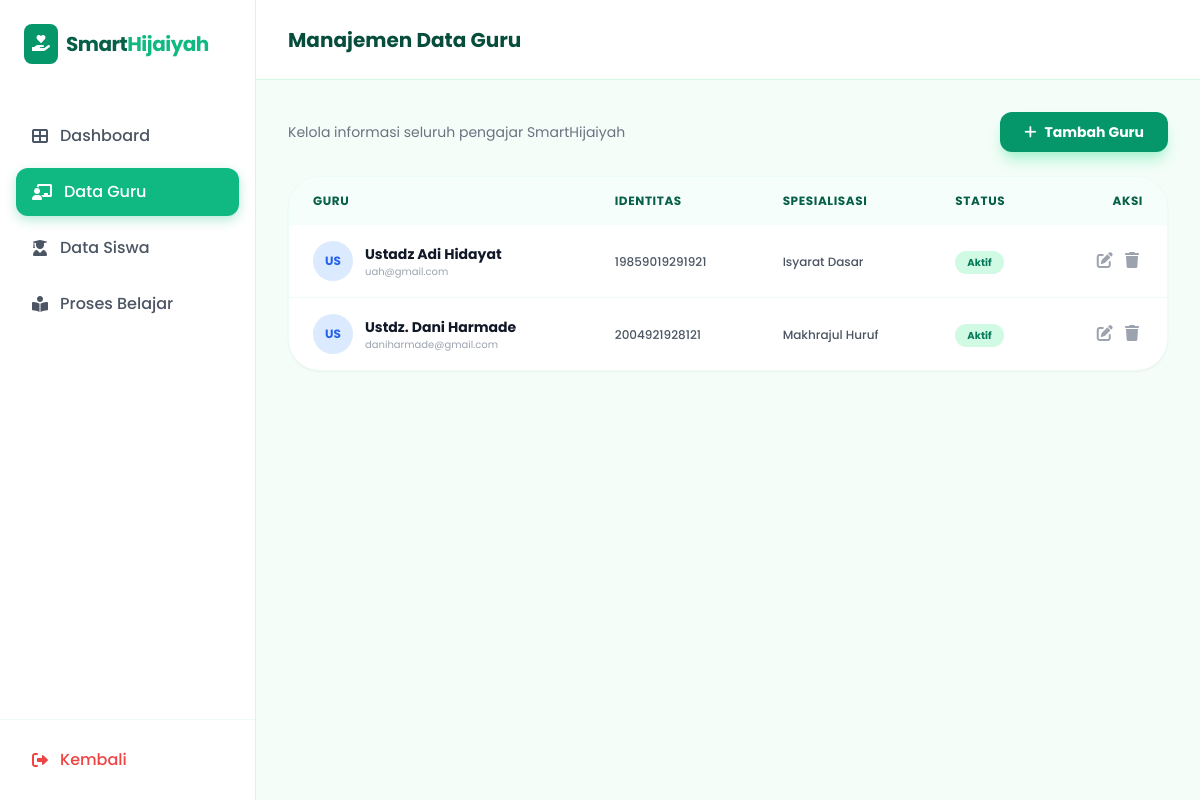
Before: /data-guru with the older database file.
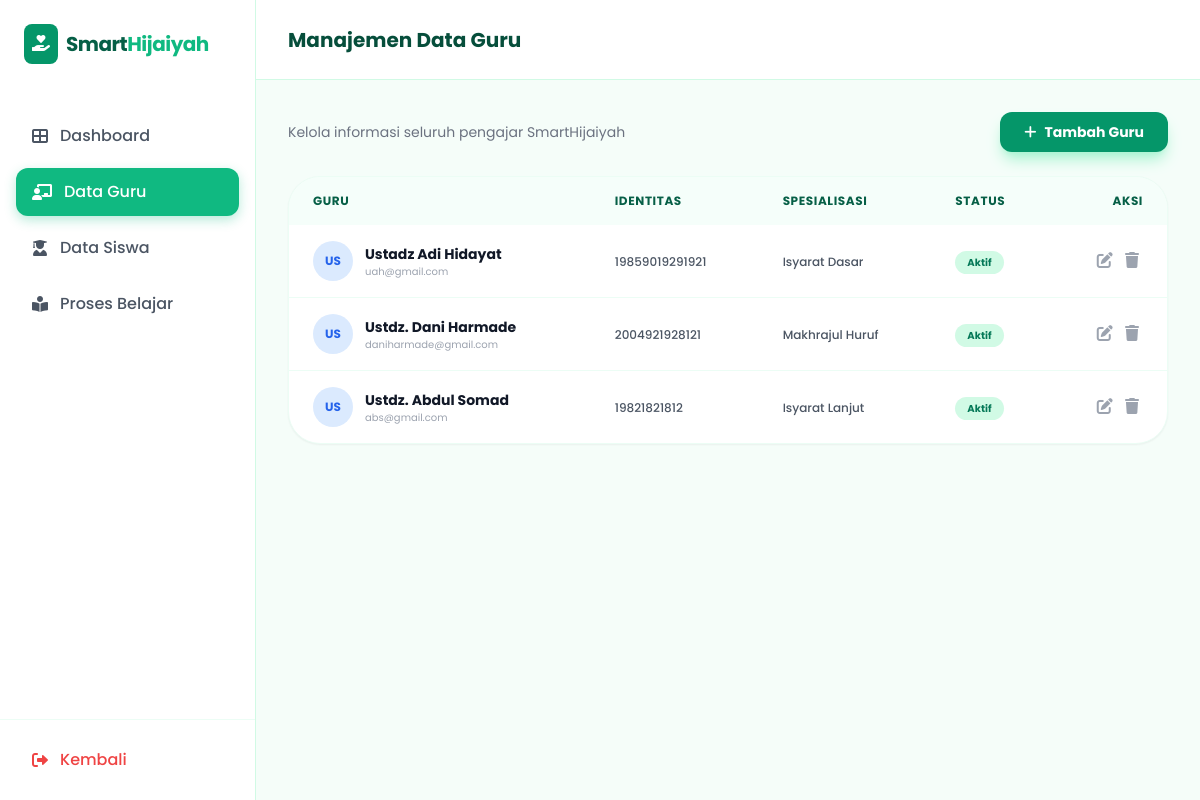
After: the same page with the newer database file.
### tables this page shows
CREATE TABLE guru (
            id INTEGER PRIMARY KEY AUTOINCREMENT,
            nama TEXT NOT NULL,
            nip TEXT NOT NULL,
            email TEXT NOT NULL,
            spesialisasi TEXT NOT NULL,
            status TEXT NOT NULL
        );

### app.py (the view)
@app.route('/data-guru')
def data_guru():
    conn = get_db_connection()
    gurus = conn.execute('SELECT * FROM guru').fetchall()
    conn.close()
    return render_template('dashboard/data-guru.html', gurus=gurus)

### app.py (called while the page is built)
def get_db_connection():
    conn = sqlite3.connect(DATABASE)
    conn.row_factory = sqlite3.Row
    return conn

### templates/dashboard/data-guru.html (shortened to what this page needs)
<!doctype html>
<html lang="id">
  <head>
    <script src="https://cdn.tailwindcss.com"></script>
    <link
      rel="stylesheet"
      href="https://cdnjs.cloudflare.com/ajax/libs/font-awesome/6.0.0/css/all.min.css"
    />
  </head>
  <body class="bg-emerald-50/50 text-gray-800 overflow-hidden">
    <div class="flex h-screen">
      <aside
        class="w-64 bg-white border-r border-emerald-100 flex flex-col hidden md:flex"
      >
        <div class="p-6">
          <div class="flex items-center space-x-2">
            <div class="bg-emerald-600 p-2 rounded-lg text-white">
              <i class="fas fa-hand-holding-heart"></i>
            </div>
            <span class="text-xl font-bold text-emerald-800 tracking-tight"
              >Smart<span class="text-emerald-500">Hijaiyah</span></span
            >
          </div>
        </div>
        <nav class="mt-6 px-4 flex-grow space-y-2">
          <a
            href="/dashboard"
            class="w-full flex items-center space-x-3 px-4 py-3 rounded-xl transition duration-200 text-gray-600 hover:bg-emerald-50"
          >
            <i class="fas fa-th-large"></i>
            <span class="font-medium">Dashboard</span>
          </a>
          <a
            href="/data-guru"
            class="w-full flex items-center space-x-3 px-4 py-3 rounded-xl transition duration-200 active-link"
          >
            <i class="fas fa-chalkboard-teacher"></i>
            <span class="font-medium">Data Guru</span>
          </a>
          <a
            href="/data-siswa"
            class="w-full flex items-center space-x-3 px-4 py-3 rounded-xl transition duration-200 text-gray-600 hover:bg-emerald-50"
          >
            <i class="fas fa-user-graduate"></i>
            <span class="font-medium">Data Siswa</span>
          </a>
          <a
            href="/proses-belajar"
            class="w-full flex items-center space-x-3 px-4 py-3 rounded-xl transition duration-200 text-gray-600 hover:bg-emerald-50"
          >
            <i class="fas fa-book-reader"></i>
            <span class="font-medium">Proses Belajar</span>
          </a>
        </nav>
        <div class="p-4 border-t border-emerald-50">
          <a
            href="/"
            class="w-full flex items-center space-x-3 px-4 py-3 rounded-xl text-red-500 hover:bg-red-50 transition"
          >
            <i class="fas fa-sign-out-alt"></i>
            <span class="font-medium">Kembali</span>
          </a>
        </div>
      </aside>
      <main class="flex-grow flex flex-col h-full overflow-hidden">
        <header
          class="h-20 bg-white border-b border-emerald-100 flex items-center justify-between px-8 shrink-0"
        >
          <h2 class="text-xl font-bold text-emerald-900">
            Manajemen Data Guru
          </h2>
        </header>
        <div class="p-8 overflow-y-auto custom-scrollbar flex-grow">
          <div class="space-y-6">
            <div class="flex justify-between items-center">
              <div>
                <p class="text-gray-500 text-sm">
                  Kelola informasi seluruh pengajar SmartHijaiyah
                </p>
              </div>
              <button
                onclick="toggleModal('modal-tambah-guru')"
                class="bg-emerald-600 hover:bg-emerald-700 text-white px-6 py-2.5 rounded-xl font-bold text-sm shadow-lg shadow-emerald-200 transition flex items-center"
              >
                <i class="fas fa-plus mr-2"></i> Tambah Guru
              </button>
            </div>
            <div
              class="bg-white rounded-[2rem] border border-emerald-50 shadow-sm overflow-hidden"
            >
              <table class="w-full text-left">
                <thead class="bg-emerald-50/50">
                  <tr>
                    <th
                      class="px-6 py-4 text-xs font-bold text-emerald-800 uppercase tracking-wider"
                    >
                      Guru
                    </th>
                    <th
                      class="px-6 py-4 text-xs font-bold text-emerald-800 uppercase tracking-wider"
                    >
                      Identitas
                    </th>
                    <th
                      class="px-6 py-4 text-xs font-bold text-emerald-800 uppercase tracking-wider"
                    >
                      Spesialisasi
                    </th>
                    <th
                      class="px-6 py-4 text-xs font-bold text-emerald-800 uppercase tracking-wider"
                    >
                      Status
                    </th>
                    <th
                      class="px-6 py-4 text-xs font-bold text-emerald-800 uppercase tracking-wider text-right"
                    >
                      Aksi
                    </th>
                  </tr>
                </thead>
                <tbody class="divide-y divide-emerald-50">
                  {% for guru in gurus %}
                  <tr class="hover:bg-emerald-50/30 transition">
                    <td class="px-6 py-4 flex items-center space-x-3">
                      <div
                        class="w-10 h-10 rounded-full bg-blue-100 flex items-center justify-center text-blue-600 font-bold text-xs"
                      >
                        {{ guru.nama[:2] | upper }}
                      </div>
                      <div>
                        <p class="text-sm font-bold text-gray-900">
                          {{ guru.nama }}
                        </p>
                        <p class="text-[10px] text-gray-400">
                          {{ guru.email }}
                        </p>
                      </div>
                    </td>
                    <td class="px-6 py-4">
                      <span class="text-xs font-medium text-gray-600">
                        {{ guru.nip }}
                      </span>
                    </td>
                    <td class="px-6 py-4">
                      <span class="text-xs font-medium text-gray-600">
                        {% if guru.spesialisasi == 'dasar' %} Isyarat Dasar {%
                        elif guru.spesialisasi == 'makhraj' %} Makhrajul Huruf
                        {% elif guru.spesialisasi == 'lanjut' %} Isyarat Lanjut
                        {% else %} {{ guru.spesialisasi }} {% endif %}
                      </span>
                    </td>
                    <td class="px-6 py-4">
                      <span
                        class="{% if guru.status == 'aktif' %} bg-emerald-100 text-emerald-700 {% elif guru.status == 'nonaktif' %} bg-red-100 text-red-700 {% else %} bg-gray-100 text-gray-700 {% endif %} px-3 py-1 rounded-full text-[10px] font-bold"
                      >
                        {% if guru.status == 'aktif' %} Aktif {% elif
                        guru.status == 'nonaktif' %} Non-aktif {% else %} {{
                        guru.status }} {% endif %}
                      </span>
                    </td>
                    <td class="px-6 py-4 text-right">
                      <button
                        onclick="openEditModal(
      '{{ guru.id }}',
      '{{ guru.nama }}',
      '{{ guru.nip }}',
      '{{ guru.email }}',
      '{{ guru.spesialisasi }}',
      '{{ guru.status }}'
    )"
                        class="text-gray-400 hover:text-emerald-600 mx-1"
                      >
                        <i class="fas fa-edit"></i>
                      </button>
                      <a
                        href="/hapus-guru/{{ guru.id }}"
                        onclick="return confirm('Yakin ingin menghapus?');"
                        class="text-gray-400 hover:text-red-500 mx-1"
                      >
                        <i class="fas fa-trash"></i>
                      </a>
                    </td>
                  </tr>
                  {% endfor %}
                </tbody>
              </table>
            </div>
          </div>
        </div>
      </main>
    </div>
  </body>
</html>

### templates/dashboard/data-guru.html (style rules this page uses)
body { font-family: "Poppins", sans-serif; }
.active-link { background-color: #10b981; color: white; box-shadow: 0 4px 12px rgba(16, 185, 129, 0.3); }

Changed rows visible on the page:
added guru: nama "US", nama "Ustdz. Abdul Somad", email "abs@gmail.com", nip "19821821812", spesialisasi "Isyarat Lanjut", status "Aktif"
